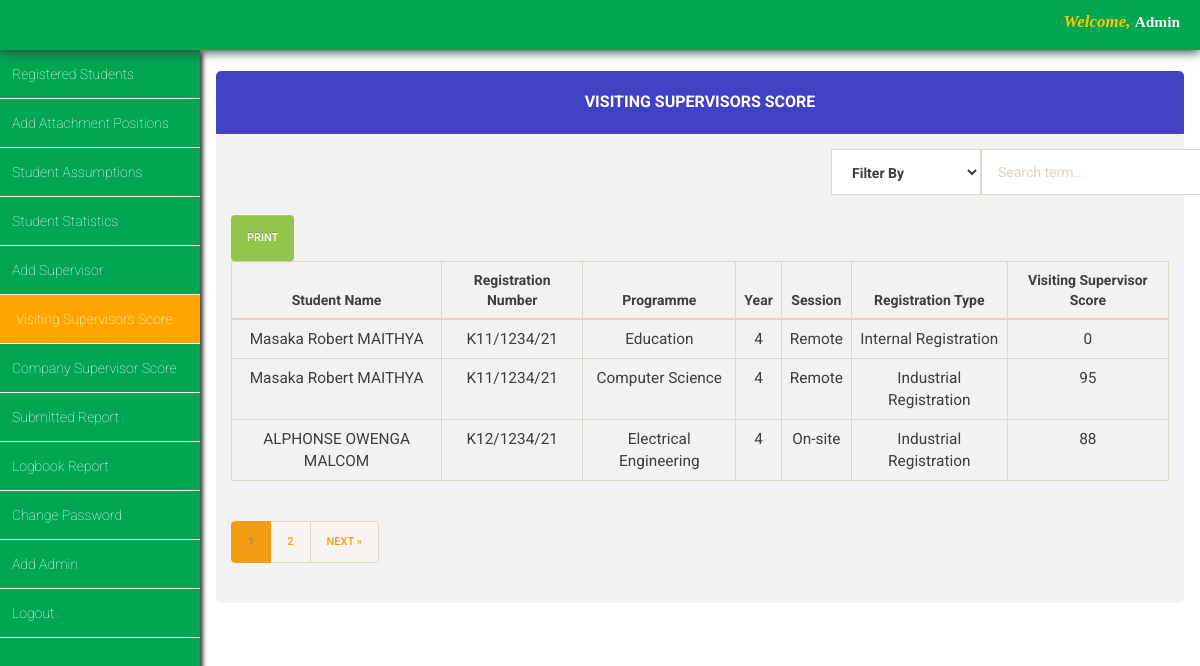
Screenshot of /iasms/admin/visiting_score/visiting_supervisors_score.php with the database file from the repository.
### tables this page shows
CREATE TABLE `internal_registration` (
  `id` int(11) NOT NULL,
  `first_name` varchar(255) NOT NULL,
  `last_name` varchar(255) NOT NULL,
  `other_name` varchar(255) NOT NULL,
  `index_number` varchar(200) NOT NULL,
  `programme` varchar(200) NOT NULL,
  `level` varchar(100) NOT NULL,
  `session` varchar(200) NOT NULL,
  `faculty` varchar(100) NOT NULL,
  `date` timestamp NOT NULL DEFAULT current_timestamp(),
  `visiting_supervisor_grade` int(100) NOT NULL,
  `company_supervisor_grade` int(11) NOT NULL,
  `visiting_supervisor_name` varchar(100) NOT NULL DEFAULT 'unassigned',
  `company_supervisor_name` varchar(100) NOT NULL DEFAULT 'unassigned',
  `company_supervisor_contact` varchar(11) NOT NULL,
  `visiting_supervisor_contact` varchar(11) NOT NULL,
  `attachment_region` varchar(100) NOT NULL DEFAULT 'unassigned'
);

CREATE TABLE `industrial_registration` (
  `id` int(11) NOT NULL,
  `first_name` varchar(255) NOT NULL,
  `last_name` varchar(255) NOT NULL,
  `other_name` varchar(200) NOT NULL,
  `level` varchar(200) NOT NULL,
  `programme` varchar(200) NOT NULL,
  `session` varchar(200) NOT NULL,
  `faculty` varchar(100) NOT NULL,
  `date` timestamp NOT NULL DEFAULT current_timestamp(),
  `index_number` varchar(255) NOT NULL,
  `company_supervisor_grade` int(11) NOT NULL,
  `visiting_supervisor_grade` int(11) NOT NULL,
  `company_supervisor_name` varchar(100) NOT NULL DEFAULT 'unassigned',
  `visiting_supervisor_name` varchar(100) NOT NULL DEFAULT 'unassigned',
  `company_supervisor_contact` varchar(11) NOT NULL,
  `visiting_supervisor_contact` varchar(11) NOT NULL,
  `attachment_region` varchar(100) NOT NULL DEFAULT 'unassigned'
);

### iasms/admin/visiting_score/visiting_supervisors_score.php (the view, shortened to what this page needs)
<?php
include '../../database_connection/database_connection.php';
$records_per_page =2;
$page = isset($_GET['page']) && is_numeric($_GET['page']) ? $_GET['page'] : 1;
$start_from = ($page - 1) * $records_per_page;
$mysql_query_1 = "SELECT * FROM internal_registration";
$mysql_query_2 = "SELECT * FROM industrial_registration";
$mysql_query_1 .= " LIMIT $start_from, $records_per_page";
$mysql_query_2 .= " LIMIT $start_from, $records_per_page";
$total_query_1 = "SELECT COUNT(*) FROM internal_registration" . (strpos($mysql_query_1, 'WHERE') ? strstr($mysql_query_1, 'WHERE', true) : '');
$total_query_2 = "SELECT COUNT(*) FROM industrial_registration" . (strpos($mysql_query_2, 'WHERE') ? strstr($mysql_query_2, 'WHERE', true) : '');
$total_result_1 = mysqli_query($conn, $total_query_1);
$total_result_2 = mysqli_query($conn, $total_query_2);
$total_rows_1 = mysqli_fetch_array($total_result_1)[0];
$total_rows_2 = mysqli_fetch_array($total_result_2)[0];
$total_rows = $total_rows_1 + $total_rows_2;
$total_pages = ceil($total_rows / $records_per_page);
?>
<!DOCTYPE html>
<html lang="en" class="bg-pink">
<head>
  <link rel="stylesheet" href="../../css/bootstrap-theme.min.css" />
  <link rel="stylesheet" href="../../css/bootstrap.min.css" />
  <link rel="stylesheet" href="../../css/main_page_style.css" />
  <link rel="stylesheet" href="visiting_supervisors_score.css" />
</head>
<body>
  <div id="top-navigation">
    <div id="student_name">
      <span style="color:rgb(255, 198, 0);font-size:1.1em"><em>Welcome,</em> </span>
      <span style="font-family:serif"><?php echo "Admin"; ?></span>
    </div>
  </div>
  <div id="left_side_bar">
    <ul id="menu_list">
      <a class="menu_items_link" href="../view_registered_students/view_registered_students.php">
        <li class="menu_items_list">Registered Students</li>
      </a>
      <a class="menu_items_link" href="../../add_position.php">
        <li class="menu_items_list">Add Attachment Positions</li>
      </a>
      <a class="menu_items_link" href="../students_assumptions/students_assumptions.php">
        <li class="menu_items_list">Student Assumptions</li>
      </a>
      <a class="menu_items_link" href="../student_stat/student_stat.php">
        <li class="menu_items_list">Student Statistics</li>
      </a>
      <a class="menu_items_link" href="../../add_supervisor.php">
        <li class="menu_items_list">Add Supervisor</li>
      </a>
      <a class="menu_items_link" href="visiting_supervisors_score.php">
        <li class="menu_items_list" style="background-color:orange;padding-left:16px">Visiting Supervisors Score</li>
      </a>
      <a class="menu_items_link" href="../company_score/company_supervisor_score.php">
        <li class="menu_items_list">Company Supervisor Score</li>
      </a>
      <a class="menu_items_link" href="../../admin_reports.php">
        <li class="menu_items_list">Submitted Report</li>
      </a>
      <a class="menu_items_link" href="../../logbook_report.php">
        <li class="menu_items_list">Logbook Report</li>
      </a>
      <a class="menu_items_link" href="../change_password/change_password.php">
        <li class="menu_items_list">Change Password</li>
      </a>
      <a class="menu_items_link" href="../../add_admin.php">
        <li class="menu_items_list">Add Admin</li>
      </a>
      <a class="menu_items_link" href="../../index.php">
        <li class="menu_items_list">Logout</li>
      </a>
    </ul>
  </div>
  <div id="main_content">
    <div class="container-fluid">
      <div class="panel">
        <div class="panel-heading phead">
          <h2 class="panel-title ptitle">Visiting Supervisors Score</h2>
        </div>
        <div class="panel-body pbody">
          <form method="post" action="">
            <div class="container">
              <div class="row">
                <div class="col-xs-5 col-xs-offset-6">
                  <div class="input-group">
                    <div class="input-group-btn search-panel">
                      <select class="form-control search_by_side" name="filter-by">
                        <option value="Filter By">Filter By</option>
                      </select>
                    </div>
                    <input type="text" class="form-control" name="txt_search_term" placeholder="Search term...">
                  </div>
                </div>
              </div>
            </div>
          </form>
          <br>
          <button class="btn btn-success" onclick="printTable()">Print</button>
          <div id="print-section">
            <table class="table table-bordered table-hover">
              <thead>
                <tr>
                  <th style="text-align:center">Student Name</th>
                  <th style="text-align:center">Registration Number</th>
                  <th style="text-align:center">Programme</th>
                  <th style="text-align:center">Year</th>
                  <th style="text-align:center">Session</th>
                  <th style="text-align:center">Registration Type</th>
                  <th style="text-align:center">Visiting Supervisor Score</th>
                </tr>
              </thead>
              <tbody>
                <?php
                $execute_result_query = mysqli_query($conn, $mysql_query_1);
                while ($row_set = mysqli_fetch_array($execute_result_query)) {
                  echo "<tr style='text-align:center;font-size:1.1em'>";
                  echo "<td>" . $row_set["first_name"] . " " . $row_set["last_name"] . "</td>";
                  echo "<td>" . $row_set["index_number"] . "</td>";
                  echo "<td>" . $row_set["programme"] . "</td>";
                  echo "<td>" . $row_set["level"] . "</td>";
                  echo "<td>" . $row_set["session"] . "</td>";
                  echo "<td>Internal Registration</td>";
                  echo "<td>" . $row_set["visiting_supervisor_grade"] . "</td>";
                  echo "</tr>";
                }
                $execute_result_query_2 = mysqli_query($conn, $mysql_query_2);
                while ($row_set_2 = mysqli_fetch_array($execute_result_query_2)) {
                  echo "<tr style='text-align:center;font-size:1.1em'>";
                  echo "<td>" . $row_set_2["first_name"] . " " . $row_set_2["last_name"] . "</td>";
                  echo "<td>" . $row_set_2["index_number"] . "</td>";
                  echo "<td>" . $row_set_2["programme"] . "</td>";
                  echo "<td>" . $row_set_2["level"] . "</td>";
                  echo "<td>" . $row_set_2["session"] . "</td>";
                  echo "<td>Industrial Registration</td>";
                  echo "<td>" . $row_set_2["visiting_supervisor_grade"] . "</td>";
                  echo "</tr>";
                }
                ?>
              </tbody>
            </table>
          </div>
          <nav aria-label="Page navigation">
            <ul class="pagination">
              <?php for ($i = 1; $i <= $total_pages; $i++): ?>
              <li class="page-item <?php echo $i == $page ? 'active' : ''; ?>">
                <a class="page-link" href="?page=<?php echo $i; ?>"><?php echo $i; ?></a>
              </li>
              <?php endfor; ?>
              <?php if ($page < $total_pages): ?>
              <li class="page-item">
                <a class="page-link" href="?page=<?php echo $page + 1; ?>" aria-label="Next">
                  <span aria-hidden="true">Next »</span>
                </a>
              </li>
              <?php endif; ?>
            </ul>
          </nav>
        </div>
      </div>
    </div>
  </div>
</body>
</html>

### iasms/css/main_page_style.css (style rules this page uses)
* { margin: 0; padding: 0; }
#top-navigation { position: fixed; width: 100%; height: 50px; background-color: #00a651; box-shadow: 0 2px 10px; z-index: 4; }
#top-navigation #student_name { color: whitesmoke; float: right; margin-right: 20px; font-size: 1.1em; font-weight: bold; margin-top: 10px; font-family: serif; }
#left_side_bar { height: 92vh; float: left; margin-top: 50px; overflow: auto; background-color: #00a651; position: fixed; box-shadow: 3px 2px 4px; width: 200px; z-index: 2; }
#left_side_bar #menu_list a { text-decoration: none; color: white; font-size: 1em; }
#left_side_bar #menu_list li { text-decoration-style: none; padding: 14px 10px 14px 12px; border-bottom: 1px solid white; font-weight: lighter; }
#main_content { background-color: white; margin-top: 50px; float: right; padding-left: 200px; width: 100%; height: 92vh; overflow-y: auto; overflow-x: auto; }
@media only screen and (min-width: 320px) { #left_side_bar { width: 160px; } }
@media only screen and (min-width: 320px) { #left_side_bar #menu_list a { font-size: .8em; } }
@media only screen and (min-width: 320px) { #left_side_bar #menu_list li { padding: 14px 10px 14px 8px; } }
@media only screen and (min-width: 320px) { #main_content { padding-left: 160px; } }
@media only screen and (min-width: 480px) { #left_side_bar { width: 160px; } }
@media only screen and (min-width: 480px) { #left_side_bar #menu_list a { font-size: .8em; } }
@media only screen and (min-width: 480px) { #left_side_bar #menu_list li { padding: 14px 10px 14px 8px; } }
@media only screen and (min-width: 480px) { #main_content { padding-left: 160px; } }
@media only screen and (min-width: 992px) { #left_side_bar { width: 200px; } }
@media only screen and (min-width: 992px) { #left_side_bar #menu_list a { font-size: 1em; } }
@media only screen and (min-width: 992px) { #left_side_bar #menu_list li { padding: 14px 10px 14px 12px; } }
@media only screen and (min-width: 992px) { #main_content { padding-left: 200px; } }
@media only screen and (min-width: 1200px) { #left_side_bar { width: 200px; } }
@media only screen and (min-width: 1200px) { #left_side_bar #menu_list a { font-size: 1em; } }
@media only screen and (min-width: 1200px) { #left_side_bar #menu_list li { padding: 14px 10px 14px 12px; } }
@media only screen and (min-width: 1200px) { #main_content { padding-left: 200px; } }

### iasms/admin/visiting_score/visiting_supervisors_score.css (style rules this page uses)
.search_by_side { width: 150px !important; font-weight: bold; }
.phead { padding: 20px; margin-top: 20px; width: 100%; text-align: center; font-weight: bold; background-color: rgba(27, 27, 187, 0.83); border-top-left-radius: 5px; border-top-right-radius: 5px; color: white; }
.ptitle { font-size: 16px !important; font-weight: bold !important; }
.pbody { background-color: rgba(232, 232, 232, 0.56); border-radius: 5px; }

### iasms/admin/visiting_score/visiting_supervisors_score.php (style rules this page uses)
.pagination { margin-top: 20px; justify-content: center; }
.pagination .page-item.active .page-link { background-color: #f39c12; border-color: #f39c12; }
.pagination .page-link { color: #f39c12; }

### rows the page displays
internal_registration: first_name "Masaka Robert", last_name "MAITHYA", index_number "K11/1234/21", programme "Education", level "4", session "Remote", visiting_supervisor_grade "0"
industrial_registration: first_name "Masaka Robert", last_name "MAITHYA", index_number "K11/1234/21", programme "Computer Science", level "4", session "Remote", visiting_supervisor_grade "95"
industrial_registration: first_name "ALPHONSE OWENGA", last_name "MALCOM", index_number "K12/1234/21", programme "Electrical Engineering", level "4", session "On-site", visiting_supervisor_grade "88"
